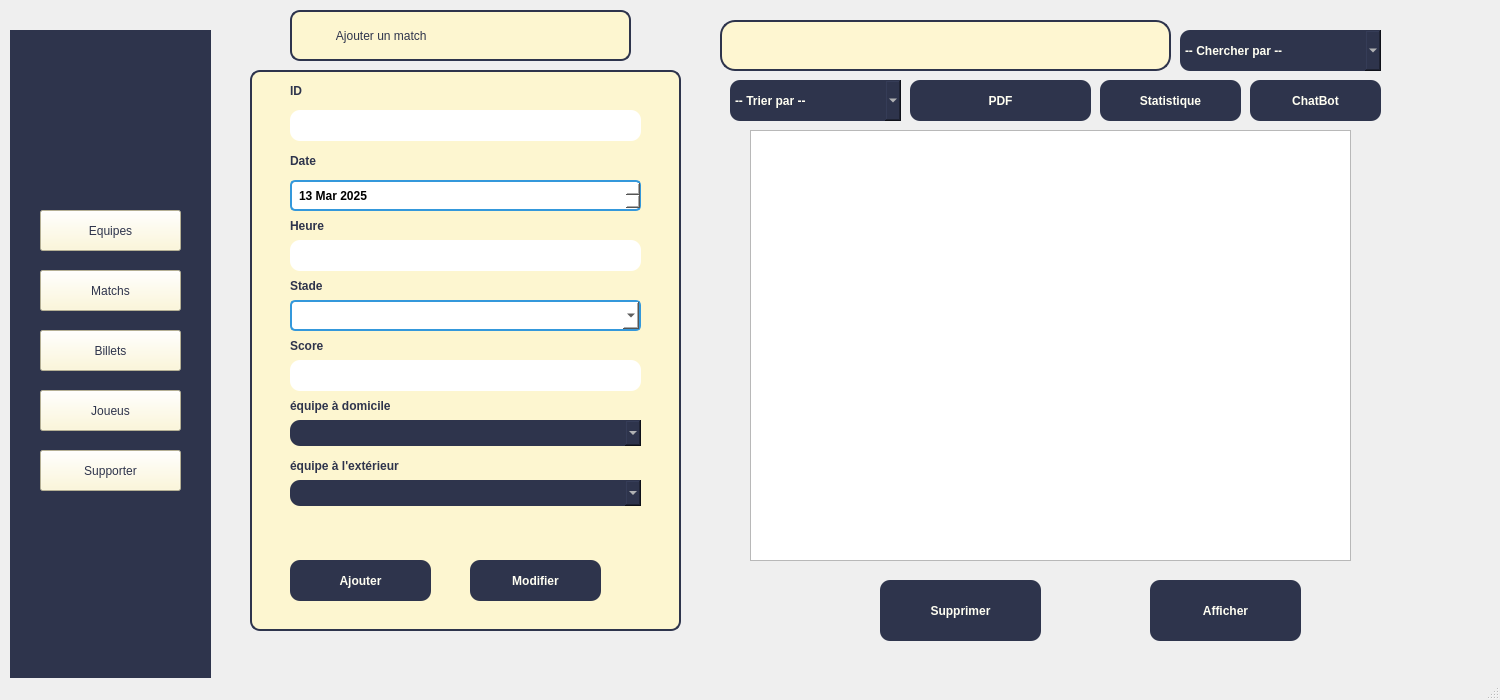
<?xml version="1.0" encoding="UTF-8"?>
<ui version="4.0">
 <class>MainWindow</class>
 <widget class="QMainWindow" name="MainWindow">
  <property name="geometry">
   <rect>
    <x>0</x>
    <y>0</y>
    <width>1500</width>
    <height>700</height>
   </rect>
  </property>
  <property name="windowTitle">
   <string>MainWindow</string>
  </property>
  <widget class="QWidget" name="centralwidget">
   <widget class="QStackedWidget" name="stackedWidget">
    <property name="geometry">
     <rect>
      <x>240</x>
      <y>0</y>
      <width>1161</width>
      <height>651</height>
     </rect>
    </property>
    <property name="styleSheet">
     <string notr="true"/>
    </property>
    <property name="currentIndex">
     <number>0</number>
    </property>
    <widget class="QWidget" name="stackedWidgetPage1">
     <widget class="QTableView" name="tab_matches">
      <property name="geometry">
       <rect>
        <x>510</x>
        <y>130</y>
        <width>601</width>
        <height>431</height>
       </rect>
      </property>
      <property name="styleSheet">
       <string notr="true">QTableWidget {
    background-color: #FDF6D0;
    color: #2E344C;
    gridline-color: #2E344C;
    border: 2px solid #2E344C;
    border-radius: 10px;
}

QHeaderView::section {
    background-color: #2E344C;
    color: #FDF6D0;
    padding: 5px;
    border: 1px solid #2E344C;
}

QTableWidget QTableCornerButton::section {
    background-color: #2E344C;
}

QTableWidget::item {
    padding: 5px;
    border: 1px solid #2E344C;
}

QTableWidget::item:selected {
    background-color: #2E344C;
    color: #FDF6D0;
}
ui-&gt;tab-&gt;setStyleSheet(
    &quot;QTableWidget {&quot;
    &quot;   width: 600px;&quot;   // Set the width of the table
    &quot;   height: 300px;&quot;  // Set the height of the table
    &quot;}&quot;
);</string>
      </property>
      <attribute name="horizontalHeaderVisible">
       <bool>false</bool>
      </attribute>
     </widget>
     <widget class="QPushButton" name="pb_ajouter">
      <property name="geometry">
       <rect>
        <x>50</x>
        <y>560</y>
        <width>141</width>
        <height>41</height>
       </rect>
      </property>
      <property name="styleSheet">
       <string notr="true">background-color: rgb(46, 52, 76);
font: 12pt &quot;Haettenschweiler&quot;;
color: rgb(255, 254, 242);
 border-radius: 10px;
    border: none;
font-weight: bold;</string>
      </property>
      <property name="text">
       <string>Ajouter</string>
      </property>
     </widget>
     <widget class="QPushButton" name="pb_modifier">
      <property name="geometry">
       <rect>
        <x>230</x>
        <y>560</y>
        <width>131</width>
        <height>41</height>
       </rect>
      </property>
      <property name="styleSheet">
       <string notr="true">background-color: rgb(46, 52, 76);
font: 12pt &quot;Haettenschweiler&quot;;
color: rgb(255, 254, 242);
 border-radius: 10px;
    border: none;
font-weight: bold;</string>
      </property>
      <property name="text">
       <string>Modifier</string>
      </property>
     </widget>
     <widget class="QPushButton" name="pb_supprimer">
      <property name="geometry">
       <rect>
        <x>640</x>
        <y>580</y>
        <width>161</width>
        <height>61</height>
       </rect>
      </property>
      <property name="styleSheet">
       <string notr="true">background-color: rgb(46, 52, 76);
font: 12pt &quot;Haettenschweiler&quot;;
color: rgb(255, 254, 242);
 border-radius: 10px;
    border: none;
font-weight: bold;</string>
      </property>
      <property name="text">
       <string>Supprimer</string>
      </property>
     </widget>
     <widget class="QLabel" name="label_2">
      <property name="geometry">
       <rect>
        <x>50</x>
        <y>70</y>
        <width>101</width>
        <height>41</height>
       </rect>
      </property>
      <property name="minimumSize">
       <size>
        <width>101</width>
        <height>41</height>
       </size>
      </property>
      <property name="styleSheet">
       <string notr="true">font: 12pt &quot;Haettenschweiler&quot;;
color: rgb(46, 52, 76);
font-weight: bold;

</string>
      </property>
      <property name="text">
       <string>ID</string>
      </property>
     </widget>
     <widget class="QLabel" name="label_5">
      <property name="geometry">
       <rect>
        <x>50</x>
        <y>210</y>
        <width>141</width>
        <height>31</height>
       </rect>
      </property>
      <property name="styleSheet">
       <string notr="true">font: 12pt &quot;Haettenschweiler&quot;;
color: rgb(46, 52, 76);
font-weight: bold;</string>
      </property>
      <property name="text">
       <string>Heure</string>
      </property>
     </widget>
     <widget class="QLabel" name="label_6">
      <property name="geometry">
       <rect>
        <x>50</x>
        <y>140</y>
        <width>161</width>
        <height>41</height>
       </rect>
      </property>
      <property name="styleSheet">
       <string notr="true">font: 12pt &quot;Haettenschweiler&quot;;
color: rgb(46, 52, 76);
font-weight: bold;</string>
      </property>
      <property name="text">
       <string>Date</string>
      </property>
     </widget>
     <widget class="QLineEdit" name="id_match">
      <property name="geometry">
       <rect>
        <x>50</x>
        <y>110</y>
        <width>351</width>
        <height>31</height>
       </rect>
      </property>
      <property name="styleSheet">
       <string notr="true">border-radius: 10px;
border: none;
background-color: rgb(255, 255, 255);
border-color: rgb(46, 52, 68);

</string>
      </property>
     </widget>
     <widget class="QLabel" name="label_11">
      <property name="geometry">
       <rect>
        <x>50</x>
        <y>270</y>
        <width>101</width>
        <height>31</height>
       </rect>
      </property>
      <property name="styleSheet">
       <string notr="true">font: 12pt &quot;Haettenschweiler&quot;;
color: rgb(46, 52, 76);
font-weight: bold;
</string>
      </property>
      <property name="text">
       <string>Stade </string>
      </property>
     </widget>
     <widget class="QPushButton" name="pb_afficher">
      <property name="geometry">
       <rect>
        <x>910</x>
        <y>580</y>
        <width>151</width>
        <height>61</height>
       </rect>
      </property>
      <property name="styleSheet">
       <string notr="true">background-color: rgb(46, 52, 76);
font: 12pt &quot;Haettenschweiler&quot;;
color: rgb(255, 254, 242);
 border-radius: 10px;
    border: none;
font-weight: bold;</string>
      </property>
      <property name="text">
       <string>Afficher</string>
      </property>
     </widget>
     <widget class="QLabel" name="label_12">
      <property name="geometry">
       <rect>
        <x>50</x>
        <y>390</y>
        <width>191</width>
        <height>31</height>
       </rect>
      </property>
      <property name="styleSheet">
       <string notr="true">font: 12pt &quot;Haettenschweiler&quot;;
color: rgb(46, 52, 76);
font-weight: bold;
</string>
      </property>
      <property name="text">
       <string>équipe à domicile</string>
      </property>
     </widget>
     <widget class="QLabel" name="label_13">
      <property name="geometry">
       <rect>
        <x>50</x>
        <y>330</y>
        <width>101</width>
        <height>31</height>
       </rect>
      </property>
      <property name="styleSheet">
       <string notr="true">font: 12pt &quot;Haettenschweiler&quot;;
color: rgb(46, 52, 76);
font-weight: bold;
</string>
      </property>
      <property name="text">
       <string>Score</string>
      </property>
     </widget>
     <widget class="QLabel" name="label_14">
      <property name="geometry">
       <rect>
        <x>50</x>
        <y>450</y>
        <width>201</width>
        <height>31</height>
       </rect>
      </property>
      <property name="styleSheet">
       <string notr="true">font: 12pt &quot;Haettenschweiler&quot;;
color: rgb(46, 52, 76);
font-weight: bold;
</string>
      </property>
      <property name="text">
       <string>équipe à l'extérieur</string>
      </property>
     </widget>
     <widget class="QLineEdit" name="score">
      <property name="geometry">
       <rect>
        <x>50</x>
        <y>360</y>
        <width>351</width>
        <height>31</height>
       </rect>
      </property>
      <property name="styleSheet">
       <string notr="true">border-radius: 10px;
border: none;
background-color: rgb(255, 255, 255);
border-color: rgb(46, 52, 68);

</string>
      </property>
     </widget>
     <widget class="QLineEdit" name="heure_match">
      <property name="geometry">
       <rect>
        <x>50</x>
        <y>240</y>
        <width>351</width>
        <height>31</height>
       </rect>
      </property>
      <property name="styleSheet">
       <string notr="true">border-radius: 10px;
border: none;
background-color: rgb(255, 255, 255);
border-color: rgb(46, 52, 68);

</string>
      </property>
     </widget>
     <widget class="QDateEdit" name="date_match">
      <property name="geometry">
       <rect>
        <x>50</x>
        <y>180</y>
        <width>351</width>
        <height>31</height>
       </rect>
      </property>
      <property name="styleSheet">
       <string notr="true">QDateEdit {
    border: 2px solid #3498db;
    border-radius: 5px;
    padding: 2px 5px;
    background-color: white;
    color: black;
    font-weight: bold;
}

QDateEdit::drop-down {
    width: 20px;
    border-left: 1px solid #3498db;
}</string>
      </property>
      <property name="date">
       <date>
        <year>2025</year>
        <month>3</month>
        <day>13</day>
       </date>
      </property>
     </widget>
     <widget class="QLabel" name="label_4">
      <property name="geometry">
       <rect>
        <x>10</x>
        <y>70</y>
        <width>431</width>
        <height>561</height>
       </rect>
      </property>
      <property name="styleSheet">
       <string notr="true">
QLabel {
    border-radius: 10px; /* Adjust the value for roundness */
   background-color: rgb(253, 246, 208); /* Optional background color */
}
QLabel {
    border: 2px solid #2E344C;  /* Border color */
    padding: 5px;               /* Optional: Adds space inside the label */
}</string>
      </property>
      <property name="text">
       <string/>
      </property>
     </widget>
     <widget class="QComboBox" name="stade">
      <property name="geometry">
       <rect>
        <x>50</x>
        <y>300</y>
        <width>351</width>
        <height>31</height>
       </rect>
      </property>
      <property name="styleSheet">
       <string notr="true">QComboBox {
    border: 2px solid #3498db;
    border-radius: 5px;
    padding: 5px;
    background-color: white;
    color: black;
    font-size: 14px;
}


</string>
      </property>
     </widget>
     <widget class="QPushButton" name="pb_export_pdf">
      <property name="geometry">
       <rect>
        <x>670</x>
        <y>80</y>
        <width>181</width>
        <height>41</height>
       </rect>
      </property>
      <property name="styleSheet">
       <string notr="true">background-color: rgb(46, 52, 76);
font: 12pt &quot;Haettenschweiler&quot;;
color: rgb(255, 254, 242);
 border-radius: 10px;
    border: none;
font-weight: bold;</string>
      </property>
      <property name="text">
       <string>PDF</string>
      </property>
     </widget>
     <widget class="QLineEdit" name="search_lineedit">
      <property name="geometry">
       <rect>
        <x>480</x>
        <y>20</y>
        <width>451</width>
        <height>51</height>
       </rect>
      </property>
      <property name="styleSheet">
       <string notr="true">border: 2px solid #2e344c;
border-radius: 15px;
background:rgb(254, 246, 209);</string>
      </property>
     </widget>
     <widget class="QPushButton" name="stat">
      <property name="geometry">
       <rect>
        <x>860</x>
        <y>80</y>
        <width>141</width>
        <height>41</height>
       </rect>
      </property>
      <property name="styleSheet">
       <string notr="true">background-color: rgb(46, 52, 76);
font: 12pt &quot;Haettenschweiler&quot;;
color: rgb(255, 254, 242);
 border-radius: 10px;
    border: none;
font-weight: bold;</string>
      </property>
      <property name="text">
       <string>Statistique</string>
      </property>
     </widget>
     <widget class="QComboBox" name="comboBox_tri">
      <property name="geometry">
       <rect>
        <x>490</x>
        <y>80</y>
        <width>171</width>
        <height>41</height>
       </rect>
      </property>
      <property name="styleSheet">
       <string notr="true">background-color: rgb(46, 52, 76);
font: 12pt &quot;Haettenschweiler&quot;;
color: rgb(255, 254, 242);
 border-radius: 10px;
    border: none;
font-weight: bold;</string>
      </property>
      <item>
       <property name="text">
        <string>-- Trier par --</string>
       </property>
      </item>
      <item>
       <property name="text">
        <string>ID</string>
       </property>
      </item>
      <item>
       <property name="text">
        <string>Date</string>
       </property>
      </item>
      <item>
       <property name="text">
        <string>Stade</string>
       </property>
      </item>
     </widget>
     <widget class="QComboBox" name="comboBox_chercher">
      <property name="geometry">
       <rect>
        <x>940</x>
        <y>30</y>
        <width>201</width>
        <height>41</height>
       </rect>
      </property>
      <property name="styleSheet">
       <string notr="true">background-color: rgb(46, 52, 76);
font: 12pt &quot;Haettenschweiler&quot;;
color: rgb(255, 254, 242);
 border-radius: 10px;
    border: none;
font-weight: bold;</string>
      </property>
      <item>
       <property name="text">
        <string>-- Chercher par --</string>
       </property>
      </item>
      <item>
       <property name="text">
        <string>ID</string>
       </property>
      </item>
      <item>
       <property name="text">
        <string>Nom Équipe</string>
       </property>
      </item>
      <item>
       <property name="text">
        <string>Stade</string>
       </property>
      </item>
     </widget>
     <widget class="QComboBox" name="nom_equipe1_combo">
      <property name="geometry">
       <rect>
        <x>50</x>
        <y>420</y>
        <width>351</width>
        <height>26</height>
       </rect>
      </property>
      <property name="styleSheet">
       <string notr="true">background-color: rgb(46, 52, 76);
font: 12pt &quot;Haettenschweiler&quot;;
color: rgb(255, 254, 242);
 border-radius: 10px;
    border: none;
font-weight: bold;</string>
      </property>
     </widget>
     <widget class="QComboBox" name="nom_equipe2_combo">
      <property name="geometry">
       <rect>
        <x>50</x>
        <y>480</y>
        <width>351</width>
        <height>26</height>
       </rect>
      </property>
      <property name="styleSheet">
       <string notr="true">background-color: rgb(46, 52, 76);
font: 12pt &quot;Haettenschweiler&quot;;
color: rgb(255, 254, 242);
 border-radius: 10px;
    border: none;
font-weight: bold;</string>
      </property>
     </widget>
     <widget class="QPushButton" name="chatbot_button">
      <property name="geometry">
       <rect>
        <x>1010</x>
        <y>80</y>
        <width>131</width>
        <height>41</height>
       </rect>
      </property>
      <property name="styleSheet">
       <string notr="true">background-color: rgb(46, 52, 76);
font: 12pt &quot;Haettenschweiler&quot;;
color: rgb(255, 254, 242);
 border-radius: 10px;
    border: none;
font-weight: bold;</string>
      </property>
      <property name="text">
       <string>ChatBot</string>
      </property>
     </widget>
     <widget class="QLabel" name="label_7">
      <property name="geometry">
       <rect>
        <x>50</x>
        <y>10</y>
        <width>341</width>
        <height>51</height>
       </rect>
      </property>
      <property name="styleSheet">
       <string notr="true">QLabel {
    border-radius: 10px; /* Adjust the value for roundness */
   background-color: rgb(253, 246, 208); /* Optional background color */
font: 14pt &quot;Haettenschweiler&quot;;
color: rgb(46, 52, 76);
}
QLabel {
    border: 2px solid #2E344C;  /* Border color */
    padding: 5px;               /* Optional: Adds space inside the label */
}
</string>
      </property>
      <property name="text">
       <string>           Ajouter un match</string>
      </property>
     </widget>
     <zorder>label_4</zorder>
     <zorder>tab_matches</zorder>
     <zorder>pb_ajouter</zorder>
     <zorder>pb_supprimer</zorder>
     <zorder>label_2</zorder>
     <zorder>label_5</zorder>
     <zorder>label_6</zorder>
     <zorder>id_match</zorder>
     <zorder>label_11</zorder>
     <zorder>pb_afficher</zorder>
     <zorder>label_12</zorder>
     <zorder>label_13</zorder>
     <zorder>label_14</zorder>
     <zorder>score</zorder>
     <zorder>heure_match</zorder>
     <zorder>date_match</zorder>
     <zorder>pb_modifier</zorder>
     <zorder>stade</zorder>
     <zorder>pb_export_pdf</zorder>
     <zorder>search_lineedit</zorder>
     <zorder>stat</zorder>
     <zorder>comboBox_tri</zorder>
     <zorder>comboBox_chercher</zorder>
     <zorder>nom_equipe1_combo</zorder>
     <zorder>nom_equipe2_combo</zorder>
     <zorder>chatbot_button</zorder>
     <zorder>label_7</zorder>
    </widget>
    <widget class="QWidget" name="page_2"/>
    <widget class="QWidget" name="page">
     <widget class="QTextBrowser" name="chat_history">
      <property name="geometry">
       <rect>
        <x>180</x>
        <y>70</y>
        <width>641</width>
        <height>461</height>
       </rect>
      </property>
      <property name="styleSheet">
       <string notr="true">QTableWidget {
    background-color: #FDF6D0;
    color: #2E344C;
    gridline-color: #2E344C;
    border: 2px solid #2E344C;
    border-radius: 10px;
}

QHeaderView::section {
    background-color: #2E344C;
    color: #FDF6D0;
    padding: 5px;
    border: 1px solid #2E344C;
}

QTableWidget QTableCornerButton::section {
    background-color: #2E344C;
}

QTableWidget::item {
    padding: 5px;
    border: 1px solid #2E344C;
}

QTableWidget::item:selected {
    background-color: #2E344C;
    color: #FDF6D0;
}
ui-&gt;tab-&gt;setStyleSheet(
    &quot;QTableWidget {&quot;
    &quot;   width: 600px;&quot;   // Set the width of the table
    &quot;   height: 300px;&quot;  // Set the height of the table
    &quot;}&quot;
);</string>
      </property>
     </widget>
     <widget class="QLineEdit" name="chat_input">
      <property name="geometry">
       <rect>
        <x>180</x>
        <y>540</y>
        <width>471</width>
        <height>41</height>
       </rect>
      </property>
      <property name="styleSheet">
       <string notr="true">border-radius: 10px;
border: none;
background-color: rgb(255, 255, 255);
border-color: rgb(46, 52, 68);

</string>
      </property>
     </widget>
     <widget class="QPushButton" name="chat_send_button">
      <property name="geometry">
       <rect>
        <x>670</x>
        <y>540</y>
        <width>161</width>
        <height>41</height>
       </rect>
      </property>
      <property name="styleSheet">
       <string notr="true">background-color: rgb(46, 52, 76);
font: 12pt &quot;Haettenschweiler&quot;;
color: rgb(255, 254, 242);
 border-radius: 10px;
    border: none;
font-weight: bold;</string>
      </property>
      <property name="text">
       <string>Envoyer</string>
      </property>
     </widget>
     <widget class="QPushButton" name="chat_return_button">
      <property name="geometry">
       <rect>
        <x>1000</x>
        <y>570</y>
        <width>131</width>
        <height>41</height>
       </rect>
      </property>
      <property name="styleSheet">
       <string notr="true">background-color: rgb(46, 52, 76);
font: 12pt &quot;Haettenschweiler&quot;;
color: rgb(255, 254, 242);
 border-radius: 10px;
    border: none;
font-weight: bold;</string>
      </property>
      <property name="text">
       <string>Retour</string>
      </property>
     </widget>
     <widget class="QLabel" name="label_8">
      <property name="geometry">
       <rect>
        <x>340</x>
        <y>30</y>
        <width>361</width>
        <height>20</height>
       </rect>
      </property>
      <property name="styleSheet">
       <string notr="true">font: 12pt &quot;Haettenschweiler&quot;;
color: rgb(46, 52, 76);
font-weight: bold;

</string>
      </property>
      <property name="text">
       <string>Historique des matchs de l'équipe</string>
      </property>
     </widget>
    </widget>
   </widget>
   <widget class="QLabel" name="label_3">
    <property name="geometry">
     <rect>
      <x>220</x>
      <y>370</y>
      <width>1541</width>
      <height>1191</height>
     </rect>
    </property>
    <property name="styleSheet">
     <string notr="true">border-image: url(:/img/img/1.jpg);</string>
    </property>
    <property name="text">
     <string/>
    </property>
   </widget>
   <widget class="QLabel" name="logo">
    <property name="geometry">
     <rect>
      <x>30</x>
      <y>50</y>
      <width>161</width>
      <height>141</height>
     </rect>
    </property>
    <property name="styleSheet">
     <string notr="true">
image: url(:/pic/logo.png);</string>
    </property>
    <property name="text">
     <string/>
    </property>
    <property name="pixmap">
     <pixmap>../joueur/logo.png</pixmap>
    </property>
    <property name="scaledContents">
     <bool>true</bool>
    </property>
   </widget>
   <widget class="QPushButton" name="pushButton_5">
    <property name="geometry">
     <rect>
      <x>40</x>
      <y>450</y>
      <width>141</width>
      <height>41</height>
     </rect>
    </property>
    <property name="styleSheet">
     <string notr="true">color: rgb(46, 52, 76);
background-color: rgb(253, 246, 208);

font: 12pt &quot;Haettenschweiler&quot;;

</string>
    </property>
    <property name="text">
     <string>Supporter</string>
    </property>
   </widget>
   <widget class="QPushButton" name="pushButton_4">
    <property name="geometry">
     <rect>
      <x>40</x>
      <y>390</y>
      <width>141</width>
      <height>41</height>
     </rect>
    </property>
    <property name="styleSheet">
     <string notr="true">color: rgb(46, 52, 76);
background-color: rgb(253, 246, 208);

font: 12pt &quot;Haettenschweiler&quot;;

</string>
    </property>
    <property name="text">
     <string>Joueus</string>
    </property>
   </widget>
   <widget class="QPushButton" name="pushButton_2">
    <property name="geometry">
     <rect>
      <x>40</x>
      <y>270</y>
      <width>141</width>
      <height>41</height>
     </rect>
    </property>
    <property name="styleSheet">
     <string notr="true">color: rgb(46, 52, 76);
background-color: rgb(253, 246, 208);

font: 12pt &quot;Haettenschweiler&quot;;

</string>
    </property>
    <property name="text">
     <string>Matchs</string>
    </property>
   </widget>
   <widget class="QPushButton" name="pushButton_3">
    <property name="geometry">
     <rect>
      <x>40</x>
      <y>330</y>
      <width>141</width>
      <height>41</height>
     </rect>
    </property>
    <property name="styleSheet">
     <string notr="true">color: rgb(46, 52, 76);
background-color: rgb(253, 246, 208);

font: 12pt &quot;Haettenschweiler&quot;;

</string>
    </property>
    <property name="text">
     <string>Billets</string>
    </property>
   </widget>
   <widget class="QLabel" name="label">
    <property name="geometry">
     <rect>
      <x>10</x>
      <y>30</y>
      <width>201</width>
      <height>691</height>
     </rect>
    </property>
    <property name="styleSheet">
     <string notr="true">color: rgb(46, 52, 76);
background-color: rgb(46, 52, 76);</string>
    </property>
    <property name="text">
     <string>TextLabel</string>
    </property>
   </widget>
   <widget class="QPushButton" name="pushButton">
    <property name="geometry">
     <rect>
      <x>40</x>
      <y>210</y>
      <width>141</width>
      <height>41</height>
     </rect>
    </property>
    <property name="styleSheet">
     <string notr="true">color: rgb(46, 52, 76);
background-color: rgb(253, 246, 208);

font: 12pt &quot;Haettenschweiler&quot;;

</string>
    </property>
    <property name="text">
     <string>Equipes</string>
    </property>
   </widget>
   <zorder>label</zorder>
   <zorder>label_3</zorder>
   <zorder>stackedWidget</zorder>
   <zorder>logo</zorder>
   <zorder>pushButton_5</zorder>
   <zorder>pushButton_4</zorder>
   <zorder>pushButton_2</zorder>
   <zorder>pushButton_3</zorder>
   <zorder>pushButton</zorder>
  </widget>
  <widget class="QMenuBar" name="menubar">
   <property name="geometry">
    <rect>
     <x>0</x>
     <y>0</y>
     <width>1500</width>
     <height>26</height>
    </rect>
   </property>
  </widget>
  <widget class="QStatusBar" name="statusbar"/>
 </widget>
 <resources/>
 <connections/>
</ui>
